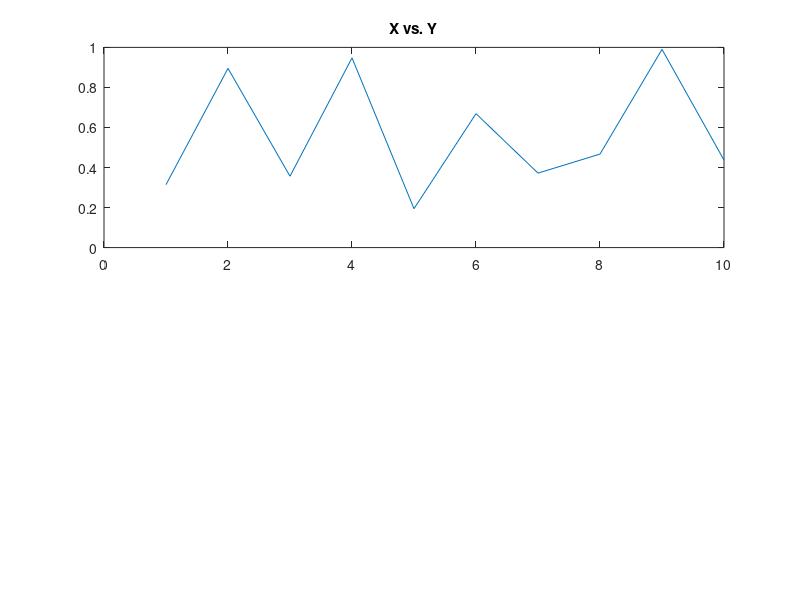

MATLAB code to generate this figure: (Note: this script raises an error after producing the figure.)
function h=graph_and_table(x,y,colhead,vertorhoriz,figuretitle,whichgrid)
% Creates a graph and a data table below it.
% the table is put in an activex control using
% the column labels colhead
%
% NOTE: TO SEE AN EXAMPLE OF HOW TO USE THE MICROSOFT SPREADSHEET
%       OBJECT, WHICH ALLOWS INPUTS AS WELL AS CALCULATIONS, SEE
%       MY EXAMPLE CALLED "SPREADSHEET.M" WHICH IS AVAILABLE ON
%       THE MATHWORKS FILE EXCHANGE: 
%           http://www.mathworks.com/matlabcentral/fileexchange
%
% This function is meant to be an example for CSSM and not
% to be used as is.
%
% It is meant to demonstrate ActiveX grid usage and works with
% MSFLEXGRID (which comes with Windows and doesn't allow editing)
% and SIMPLE GRID (which is available for free at 
% http://adfsoft.hypermart.net/sgrid/ ).
%
% Use 'SGRID' for the whichgrid parameter to use
% simple grid, but you must first you must download it from the above
% website and register it.  To register, find sgrid.ocx by clicking on
% the windows start button and selecting "find".  Change your directory  
% to its directory and  type "regsvr32 sgrid.ocx"
%
%  ___________________      ____________________ 
% |        /\         |    |    /\   |  X   Y  ##
% |   /\  /  \/\     /|    |    ||  ||  1  1.0 ##
% |  /  \/      \_/\/ |    ||\  ||/\||  2  1.5 ##
% |_/_________________|    || | |  |||  3  2.0 ##
% |  X   Y           ||    || |/     |  4  1.6 ##
% |  1  1.0          ||    ||        |  5  2.0 ||
% |  2  1.5          ##    |         |  6  2.5 ||
% |__3__2.0__________||    |_________|__7__2.3_||
%
%    horizontal split           vertical split
%
% INPUTS       DESCRIPTION              DEFAULT VALUE
% x            x data                   [1:10]
% y            y data                    rand(size(x));
% colhead      table header              {'X','Y'};
% vertorhoriz  vert or horiz split       0 %(vertical)
% figuretitle  figure title              'graph_and_table'
% whichgrid    MSFlexGrid or Simple Grid 'MSFlexGrid'
%
% OUTPUTS:
% h.fig   handle to figure
% h.graph handle to graph
% h.line  handle to data line
% h.grid  handle to grid object
%
% USAGE:
% x=1:10;
% y=rand(size(x));
% colhead={'X','Y'};
% vertorhoriz=0; % vertical
% figuretitle='graph_and_table';
% h=graph_and_table(x,y,colhead,vertorhoriz,figuretitle);
% vertorhoriz=1; % horizontal
% h=graph_and_table(x,y,colhead,vertorhoriz,figuretitle);
% h=graph_and_table(x,y,colhead,vertorhoriz,figuretitle,'SGRID');
%
% See also: SPREADSHEET on the MATLAB File Exchange
% 
% IT'S NOT FANCY, BUT IT WORKS

% Michael Robbins, CFA
% robbins@us.cibc.com
% michael.robbins@us.cibc.com

if nargin<1 x=1:10; end;
if nargin<2 y=rand(size(x)); end;
if nargin<3 colhead={'X','Y'}; end;
if nargin<4  vertorhoriz=0; end; %(vertical)
if nargin<5  figuretitle='graph_and_table'; end;
if nargin<6  whichgrid='MSFLEXGRID'; end;

% name of the ActiveX control

switch upper(whichgrid)
	% MSFLEXGRID comes with Windows, but the grid doesn't permit
	% data entry
	case 'MSFLEXGRID', progid = 'MSFlexGridLib.MSFlexGrid.1';
	% Simple Grid is available at http://adfsoft.hypermart.net/sgrid/
	% and is freeware
	case 'SGRID', progid = 'SGRID.SgCtrl.1';
	% THESE DON'T SEEM TO WORK WELL
	%	progid = 'TranscendGridCtl.TranscendGrid';
	%	progid = 'EasyGrid.SGCtrl.32';
	%	progid = 'GridDTC.Grid';
	%	progid = 'MSGrid.Grid';
	%	progid = 'ubGridXControl.ubGridx';
end;

% Some grids have different properties than others
switch progid
    case 'MSFlexGridLib.MSFlexGrid.1',
        FONTS='CellFontName';
        NCOL='Cols';
        NROW='Rows';
        LABEL=1;
    case 'SGRID.SgCtrl.1',
        FONTS='Font';
        NCOL='LastCol'; 
        NROW='LastRow';
        LABEL=0;
    otherwise,
        FONTS='CellFontName';
        NCOL='Cols';
        NROW='Rows';
        LABEL=1;
end;


% we need to pump the data in by a for loop, which is going to take
% some time. therefore, turn visibility off until we are all
% setup.
h.fig = figure(...
    'Name',figuretitle,...
    'NumberTitle','off',...
    'Resize','off',...
    'Visible','off',...
    'Menubar','none');

% plot graph
if vertorhoriz
    h.graph=subplot(1,2,1);
else
    h.graph=subplot(2,1,1);
end;
h.line=plot(x,y);
if length(colhead)>1
    title(sprintf('%s vs. %s',colhead{1},colhead{2}));
end;

% grid position
if vertorhoriz
    htemp=subplot(1,2,2);
else
    htemp=subplot(2,1,2);
end;
set(htemp,'Units','pixels')
gposition=get(htemp,'Position');
delete(htemp);


% instantiate our control
h.grid = actxcontrol(...
    progid, gposition, h.fig);

data = [x(:) y(:)];
[L,W]=size(data);

% grow the number of rows and cols
set(h.grid,NROW,L+LABEL);
set(h.grid,NCOL,W+LABEL);

if LABEL
    % set the row data
    set(h.grid,'Col',0);
    for i = 1:L
        set(h.grid,'Row',i);
        set(h.grid,'Text',['#' num2str(i)]);
        set(h.grid,FONTS,'CourierNew');
    end;
    
    % label columns
    for i=1:length(colhead)
        set(h.grid,'Row',0);
        set(h.grid,'Col',i);
        set(h.grid,'Text',colhead{i});
        set(h.grid, FONTS,'CourierNew');
    end;
end;

% now pump in the data...
data = rand(14,2);
for j = 1:W
    set(h.grid,'Col',j);
    for i = 1:L
        set(h.grid,'Row',i);
        set(h.grid,'Text',sprintf('%7.5f',data(i,j)));
        set(h.grid,FONTS,'CourierNew');
    end;
end

% now that all of the data is in, make the figure visible
set(h.fig,'Visible','on');